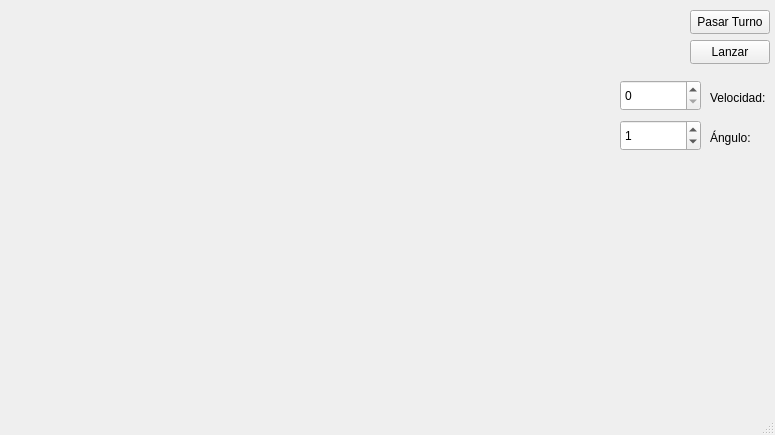
<?xml version="1.0" encoding="UTF-8"?>
<ui version="4.0">
 <class>MainWindow</class>
 <widget class="QMainWindow" name="MainWindow">
  <property name="geometry">
   <rect>
    <x>0</x>
    <y>0</y>
    <width>775</width>
    <height>435</height>
   </rect>
  </property>
  <property name="windowTitle">
   <string>MainWindow</string>
  </property>
  <widget class="QWidget" name="centralwidget">
   <widget class="QPushButton" name="btnLanzar">
    <property name="geometry">
     <rect>
      <x>690</x>
      <y>40</y>
      <width>80</width>
      <height>24</height>
     </rect>
    </property>
    <property name="text">
     <string>Lanzar</string>
    </property>
   </widget>
   <widget class="QSpinBox" name="spinAngulo">
    <property name="geometry">
     <rect>
      <x>620</x>
      <y>120</y>
      <width>81</width>
      <height>31</height>
     </rect>
    </property>
    <property name="maximum">
     <number>90</number>
    </property>
    <property name="value">
     <number>1</number>
    </property>
   </widget>
   <widget class="QSpinBox" name="spinVelocidad">
    <property name="geometry">
     <rect>
      <x>620</x>
      <y>80</y>
      <width>81</width>
      <height>31</height>
     </rect>
    </property>
    <property name="minimum">
     <number>0</number>
    </property>
    <property name="maximum">
     <number>500</number>
    </property>
   </widget>
   <widget class="QLabel" name="label">
    <property name="geometry">
     <rect>
      <x>710</x>
      <y>130</y>
      <width>49</width>
      <height>16</height>
     </rect>
    </property>
    <property name="text">
     <string>Ángulo:</string>
    </property>
   </widget>
   <widget class="QLabel" name="label_2">
    <property name="geometry">
     <rect>
      <x>710</x>
      <y>90</y>
      <width>61</width>
      <height>16</height>
     </rect>
    </property>
    <property name="text">
     <string>Velocidad:</string>
    </property>
   </widget>
   <widget class="QPushButton" name="btnCambiarTurno">
    <property name="geometry">
     <rect>
      <x>690</x>
      <y>10</y>
      <width>80</width>
      <height>24</height>
     </rect>
    </property>
    <property name="text">
     <string>Pasar Turno</string>
    </property>
   </widget>
  </widget>
  <widget class="QMenuBar" name="menubar">
   <property name="geometry">
    <rect>
     <x>0</x>
     <y>0</y>
     <width>775</width>
     <height>21</height>
    </rect>
   </property>
  </widget>
  <widget class="QStatusBar" name="statusbar"/>
 </widget>
 <resources/>
 <connections/>
</ui>
